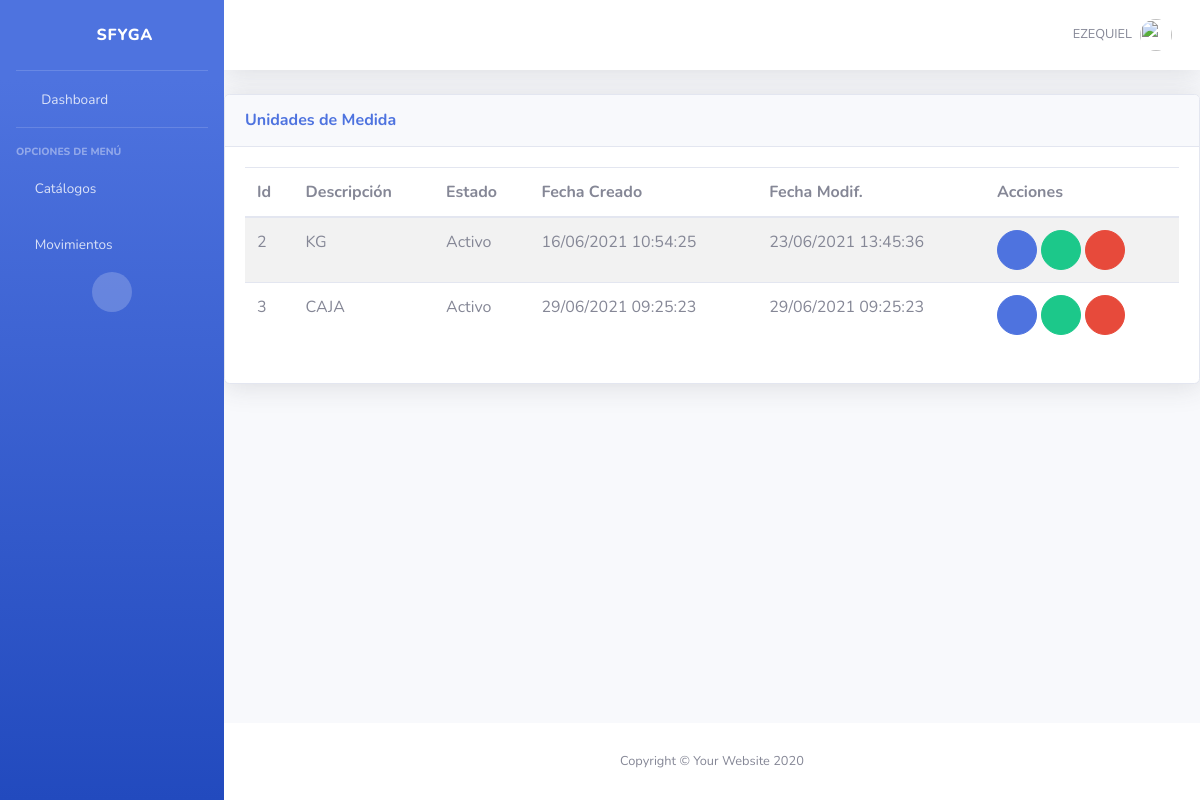
The page /inv/um/ (signed in) on the database its author committed.
### inv/models.py (models this page shows, shortened)
class Um(ClaseModelo):
    descripcion = models.CharField(max_length=50, help_text='Unidad Medida', unique=True)
    class Meta:
        verbose_name_plural = 'Unidades de Medida'

### inv/views.py (the view)
# urls.py: path('um/', UmView.as_view(), name='um_list'),
class UmView(SinPrivilegios, generic.ListView):
    permission_required='inv.view_um'
    model = Um
    template_name = "inv/um_list.html"
    context_object_name = "obj"

### inv/templates/inv/um_list.html (shortened to what this page needs)
{% extends 'base/base.html' %}
{% block page_content %}
<div class="card shadow mb-4">
    <div
        class="card-header py-3 d-flex flex-row align-items-center justify-content-between">
        <h6 class="m-0 font-weight-bold text-primary">Unidades de Medida</h6>
        <div class="dropdown no-arrow">
            <a class="dropdown-toggle" href="#" role="button" id="dropdownMenuLink"
                data-toggle="dropdown" aria-haspopup="true" aria-expanded="false">
                <i class="fas fa-ellipsis-v fa-sm fa-fw text-gray-400"></i>
            </a>
        </div>
    </div>
    <div class="card-body">
        {% if not obj %}
            <div class="alert alert-info">No Hay Unidades de Medida</div>
        {% else %}
            <table class= "table table-striped table-hover">
                <thead>
                    <th>Id</th>
                    <th>Descripción</th>
                    <th>Estado</th>
                    <th>Fecha Creado</th>
                    <th>Fecha Modif.</th>
                    <th class="all">Acciones</th>
                </thead>
                <tbody>
                    {% for item in obj %}
                    <tr>
                        <td>{{ item.id }}</td>
                        <td>{{ item.descripcion }}</td>
                        <td>{{ item.estado| yesno:"Activo,Inactivo" }}</td>
                        <td>{{ item.fc | date:"d/m/Y H:i:s" }}</td>
                        <td>{{ item.fm | date:"d/m/Y H:i:s" }}</td>
                        <td>
                            <a href="#"  onclick="return abrir_modal('{% url 'inv:um_edit' item.id %}')" class="btn btn-primary btn-circle" role="button"><i class="fas fa-edit"></i></a>
                            {% if item.estado == True %}
                                <a href="#"  onclick="return abrir_modal('{% url 'inv:um_inactivar' item.id %}')" class="btn btn-success btn-circle" role="button"><i class="fas fa-check"></i></a>
                            {% endif %}
                            <a href="#"  onclick="return abrir_modal('{% url 'inv:um_del' item.id %}')" class="btn btn-danger btn-circle" role="button"><i class="fas fa-trash-alt"></i></a>
                        </td>
                    </tr>
                    {% endfor %}
                </tbody>
            </table>
        {% endif %}
    </div>
</div>
{% endblock page_content %}

### templates/base/base.html (shortened to what this page needs)
{% load static %}
<!DOCTYPE html>
<html lang="es">
<head>
    <link href="{% static 'base/vendor/fontawesome-free/css/all.min.css' %}" rel="stylesheet" type="text/css">
    <link href="{% static 'base/css/sb-admin-2.min.css' %}" rel="stylesheet">
    <link href="{% static 'base/vendor/datatables/datatables.bootstrap4.min.css' %}" rel="stylesheet">
    <link href="{% static 'base/vendor/jquery_confirm/jquery-confirm.min.css' %}" rel="stylesheet">
    <link rel="stylesheet" href="{% static 'base/vendor/datetime_picker/jquery.datetimepicker.min.css' %}" />
</head>
<body id="page-top" class="bg-gradient-primary">
    <div id="wrapper">
        {% block side_bar %}
        <ul class="navbar-nav bg-gradient-primary sidebar sidebar-dark accordion" id="accordionSidebar">
            <a class="sidebar-brand d-flex align-items-center justify-content-center" href="{% url 'bases:home' %}">
                <div class="sidebar-brand-icon rotate-n-15">
                    <i class="fas fa-donate"></i>
                </div>
                <div class="sidebar-brand-text mx-3">SFyGA</div>
            </a>
            <hr class="sidebar-divider my-0">
            <li class="nav-item">
                <a class="nav-link" href="{% url 'bases:home' %}">
                    <i class="fas fa-fw fa-tachometer-alt"></i>
                    <span>Dashboard</span></a>
            </li>
            <hr class="sidebar-divider">
            <div class="sidebar-heading">
                Opciones de Menú
            </div>
            <li class="nav-item">
                <a class="nav-link collapsed" href="#" data-toggle="collapse" data-target="#collapseTwo"
                    aria-expanded="true" aria-controls="collapseTwo">
                    <i class="fas fa-circle text-lightgray"></i>
                    <span>Catálogos</span>
                </a>
            </li>
            <li class="nav-item">
                <a class="nav-link collapsed" href="#" data-toggle="collapse" data-target="#collapseUtilities"
                    aria-expanded="true" aria-controls="collapseUtilities">
                    <i class="fas fa-circle text-lightgray"></i>
                    <span>Movimientos</span>
                </a>
            </li>
            <div class="text-center d-none d-md-inline">
                <button class="rounded-circle border-0" id="sidebarToggle"></button>
            </div>
        </ul>
        {% endblock side_bar %}
        <div id="content-wrapper" class="d-flex flex-column">
            <div id="content">
                {% block top_bar %}
                <nav class="navbar navbar-expand navbar-light bg-white topbar mb-4 static-top shadow">
                    <ul class="navbar-nav ml-auto">
                        <li class="nav-item dropdown no-arrow d-sm-none">
                        <li class="nav-item dropdown no-arrow">
                            <a class="nav-link dropdown-toggle" href="#" id="userDropdown" role="button"
                                data-toggle="dropdown" aria-haspopup="true" aria-expanded="false">
                                <span class="mr-2 d-none d-lg-inline text-gray-600 small">{{ user.username|upper }}</span>
                                <img class="img-profile rounded-circle"
                                    src="{% static '/base/img/undraw_profile.svg' %}">
                            </a>
                        </li>
                    </ul>
                </nav>
                {% endblock top_bar %}
                {% block page_content %}{% endblock page_content %}
            </div>
            {% block footer %}
            <footer class="sticky-footer bg-white">
                <div class="container my-auto">
                    <div class="copyright text-center my-auto">
                        <span>Copyright &copy; Your Website 2020</span>
                    </div>
                </div>
            </footer>
            {% endblock footer %}
        </div>
    </div>
</body>
</html>

### rows shown on the page
Um: id "2", descripcion "KG", estado "Activo", fc "16/06/2021 10:54:25", fm "23/06/2021 13:45:36"
Um: id "3", descripcion "CAJA", estado "Activo", fc "29/06/2021 09:25:23", fm "29/06/2021 09:25:23"

### other values the page prints
{{ user.username|upper }} "EZEQUIEL"
